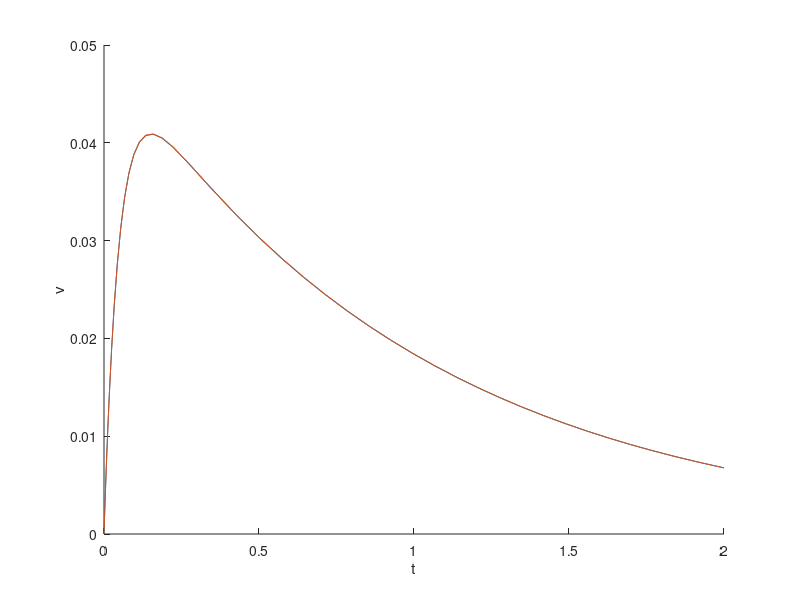

The MATLAB script that drew this image:
clear all;
close all;
%%
f = @(t,y) -21*y+exp(-t);

tspan = [0 2]; %time interval
v0 = 0; % Initial velocity

%%RK
[t,v] = ode23s(f,tspan,v0);

%%
xexact = 1/20*exp(-t)-1/20*exp(-21*t);
hold on 
plot(t,xexact)
plot(t,v)
xlabel('t')
ylabel('v')
